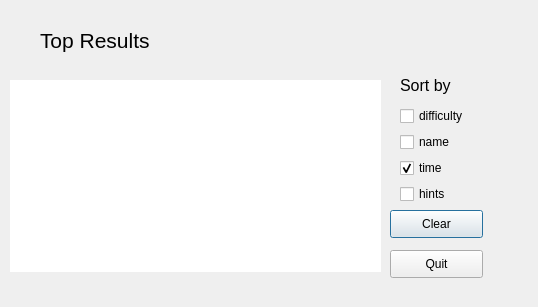
<?xml version="1.0" encoding="UTF-8"?>
<ui version="4.0">
 <class>TopResultsWindow</class>
 <widget class="QDialog" name="TopResultsWindow">
  <property name="geometry">
   <rect>
    <x>0</x>
    <y>0</y>
    <width>538</width>
    <height>307</height>
   </rect>
  </property>
  <property name="windowTitle">
   <string>Dialog</string>
  </property>
  <widget class="QLabel" name="label">
   <property name="geometry">
    <rect>
     <x>40</x>
     <y>20</y>
     <width>241</width>
     <height>41</height>
    </rect>
   </property>
   <property name="font">
    <font>
     <pointsize>16</pointsize>
    </font>
   </property>
   <property name="text">
    <string>Top Results</string>
   </property>
  </widget>
  <widget class="QPushButton" name="pushButton">
   <property name="geometry">
    <rect>
     <x>390</x>
     <y>210</y>
     <width>93</width>
     <height>28</height>
    </rect>
   </property>
   <property name="text">
    <string>Clear</string>
   </property>
  </widget>
  <widget class="QPushButton" name="pushButton_2">
   <property name="geometry">
    <rect>
     <x>390</x>
     <y>250</y>
     <width>93</width>
     <height>28</height>
    </rect>
   </property>
   <property name="text">
    <string>Quit</string>
   </property>
  </widget>
  <widget class="QTableView" name="tableView">
   <property name="enabled">
    <bool>true</bool>
   </property>
   <property name="geometry">
    <rect>
     <x>10</x>
     <y>80</y>
     <width>371</width>
     <height>192</height>
    </rect>
   </property>
   <property name="focusPolicy">
    <enum>Qt::ClickFocus</enum>
   </property>
   <property name="styleSheet">
    <string notr="true"/>
   </property>
   <property name="frameShape">
    <enum>QFrame::NoFrame</enum>
   </property>
   <property name="frameShadow">
    <enum>QFrame::Plain</enum>
   </property>
   <property name="lineWidth">
    <number>0</number>
   </property>
   <property name="autoScroll">
    <bool>true</bool>
   </property>
   <property name="editTriggers">
    <set>QAbstractItemView::NoEditTriggers</set>
   </property>
   <property name="dragDropOverwriteMode">
    <bool>false</bool>
   </property>
   <property name="selectionMode">
    <enum>QAbstractItemView::NoSelection</enum>
   </property>
   <property name="selectionBehavior">
    <enum>QAbstractItemView::SelectRows</enum>
   </property>
   <property name="textElideMode">
    <enum>Qt::ElideLeft</enum>
   </property>
   <property name="showGrid">
    <bool>false</bool>
   </property>
   <attribute name="horizontalHeaderMinimumSectionSize">
    <number>10</number>
   </attribute>
   <attribute name="horizontalHeaderDefaultSectionSize">
    <number>87</number>
   </attribute>
   <attribute name="horizontalHeaderHighlightSections">
    <bool>true</bool>
   </attribute>
   <attribute name="verticalHeaderVisible">
    <bool>false</bool>
   </attribute>
   <attribute name="verticalHeaderDefaultSectionSize">
    <number>30</number>
   </attribute>
   <attribute name="verticalHeaderHighlightSections">
    <bool>true</bool>
   </attribute>
   <attribute name="verticalHeaderShowSortIndicator" stdset="0">
    <bool>true</bool>
   </attribute>
  </widget>
  <widget class="QLabel" name="label_3">
   <property name="geometry">
    <rect>
     <x>380</x>
     <y>30</y>
     <width>151</width>
     <height>31</height>
    </rect>
   </property>
   <property name="font">
    <font>
     <pointsize>12</pointsize>
    </font>
   </property>
   <property name="text">
    <string/>
   </property>
  </widget>
  <widget class="QWidget" name="layoutWidget">
   <property name="geometry">
    <rect>
     <x>400</x>
     <y>70</y>
     <width>76</width>
     <height>134</height>
    </rect>
   </property>
   <layout class="QVBoxLayout" name="verticalLayout">
    <item>
     <widget class="QLabel" name="label_2">
      <property name="font">
       <font>
        <pointsize>12</pointsize>
       </font>
      </property>
      <property name="text">
       <string>Sort by</string>
      </property>
     </widget>
    </item>
    <item>
     <widget class="QCheckBox" name="checkBox_4">
      <property name="text">
       <string>difficulty</string>
      </property>
      <property name="checked">
       <bool>false</bool>
      </property>
     </widget>
    </item>
    <item>
     <widget class="QCheckBox" name="checkBox">
      <property name="text">
       <string>name</string>
      </property>
     </widget>
    </item>
    <item>
     <widget class="QCheckBox" name="checkBox_2">
      <property name="text">
       <string>time</string>
      </property>
      <property name="checked">
       <bool>true</bool>
      </property>
     </widget>
    </item>
    <item>
     <widget class="QCheckBox" name="checkBox_3">
      <property name="text">
       <string>hints</string>
      </property>
     </widget>
    </item>
   </layout>
  </widget>
 </widget>
 <resources/>
 <connections/>
</ui>
